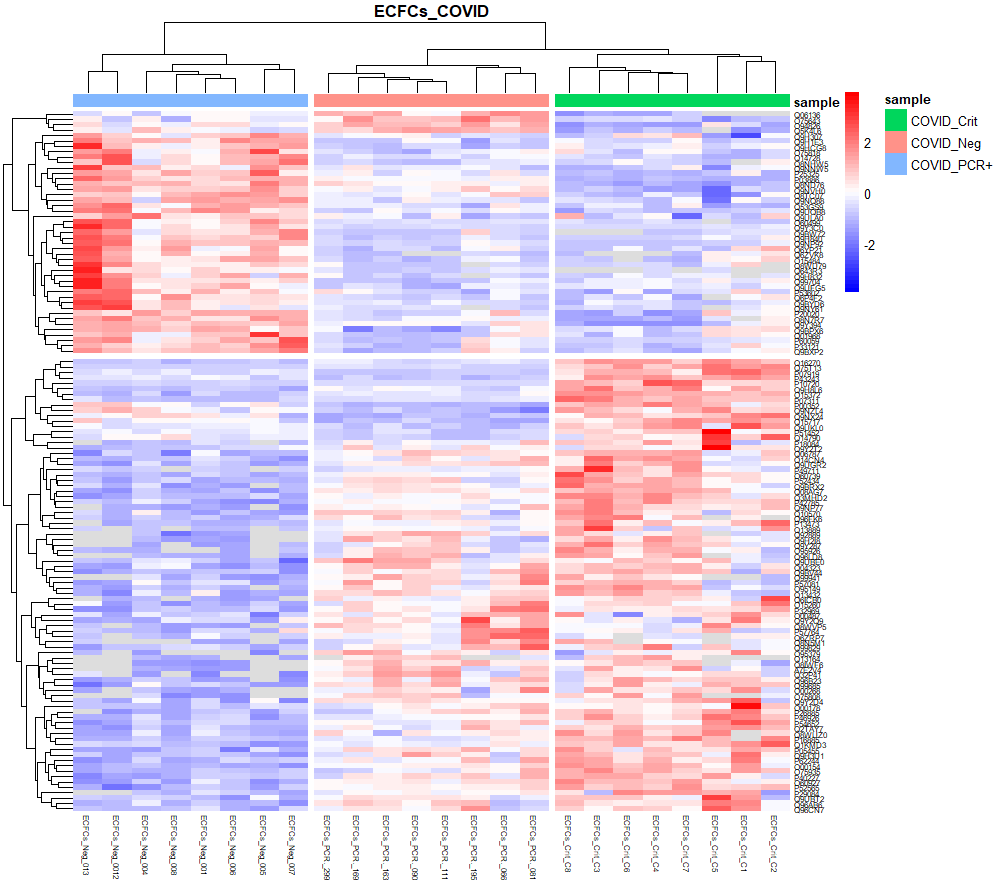

Recreate this plot in R.
install.packages("pheatmap")# install pheatmap package
# load the library
library(pheatmap)
# read the dataframe
df = read.csv("HeatMap1.csv", row.names="IDs")
# convert to matrix
df_mat = data.matrix(df)
head(df_mat, 5)
# create a data frame for column annotation
sample_group <- data.frame(sample = rep(c("COVID_Crit", "COVID_Neg", "COVID_PCR+"), c(8, 8, 8)))
row.names(sample_group) <- colnames(df_mat)
head(sample_group)
pheatmap(df_mat, na_col = "lightgrey", scale = 'row', annotation_col = sample_group, main = 'ECFCs_COVID')
color <- colorRampPalette((c("blue", "white", "red")))(50)
pheatmap(df_mat, color = color, scale = 'row', annotation_col = sample_group, main = "ECFCs_COVID")
# heatmap with cluster break
pheatmap(df_mat, color = color, scale = 'row', fontsize_row = 6, fontsize_col = 6, annotation_col = sample_group, cutree_rows = 2, cutree_cols = 3, main = "ECFCs_COVID")
